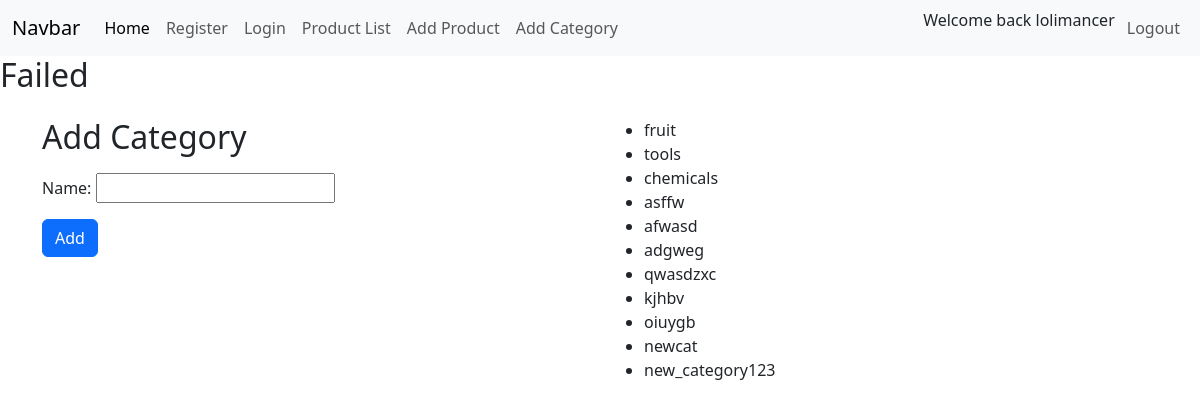
/addcat (signed in), run on the app's committed database.
### products/models.py (models this page shows, shortened)
class category(models.Model):
    name=models.CharField(max_length=50)

### products/views.py (the view, shortened to what this page needs)
# urls.py: path('addcat',AddCategory.as_view(),name='addcat'),
class AddCategory(View):
    def get(self,request):
        form=forms.AddCat()
        return render(request,'addcat.html',context={'category': category.objects.all(),'form': form})

### products/forms.py
class AddCat(forms.Form):
    name=forms.CharField(max_length=50)

### products/templates/addcat.html
{% extends 'base.html' %} {% load static %} {% block content %}
{% if success %}
<h2>Added successfully</h2>
{%else%}
<h2>Failed</h2>
{% endif %}
<div class="container mt-4">
  <div class="row">
    <div class="col-6">
      <h2>Add Category</h2>
      <form method="post" enctype="multipart/form-data" class="mt-3">
        {% csrf_token %} {{ form.as_p }}
        <button type="submit" class="btn btn-primary">Add</button>
      </form>
    </div>
    <div class="col-6">
      <ul>
        {%for cat in category%}
        <li>{{cat.name}}</li>
        {%endfor%}
      </ul>
    </div>
  </div>
</div>
{% endblock %}

### templates/base.html (shortened to what this page needs)
{% load static %}
<!DOCTYPE html>
<html lang="en">
  <head>
    <link
      href="https://cdn.jsdelivr.net/npm/bootstrap@5.3.6/dist/css/bootstrap.min.css"
      rel="stylesheet"
    />
  </head>
  <body>
    <nav class="navbar navbar-expand-lg bg-body-tertiary">
      <div class="container-fluid">
        <a class="navbar-brand" href="#">Navbar</a>
        <div class="collapse navbar-collapse" id="navbarNav">
          <ul class="navbar-nav me-auto">
            <li class="nav-item">
              <a class="nav-link active" href="{% url 'home' %}">Home</a>
            </li>
            <li class="nav-item">
              <a class="nav-link" href="{% url 'regform' %}">Register</a>
            </li>
            <li class="nav-item">
              <a class="nav-link" href="{% url 'loginform' %}">Login</a>
            </li>
            <li class="nav-item">
              <a class="nav-link" href="{% url 'p_list' %}">Product List</a>
            </li>
            <li class="nav-item">
              <a class="nav-link" href="{% url 'addproduct' %}">Add Product</a>
            </li>
            <li class="nav-item">
              <a class="nav-link" href="{% url 'addcat' %}">Add Category</a>
            </li>
          </ul>
          {% if user.is_authenticated %}
          <p class="mx-1">Welcome back {{ user.username }}</p>
          {% else %}
          <p>welcome, Honored Guest</p>
          {% endif %}
          <ul class="navbar-nav">
            <li class="nav-item">
              <a class="nav-link" href="{% url 'logout' %}">Logout</a>
            </li>
          </ul>
        </div>
      </div>
    </nav>
    {% block content %} {% endblock content %}
  </body>
</html>

### data on the page
category: name "fruit"
category: name "tools"
category: name "chemicals"
category: name "asffw"
category: name "afwasd"
category: name "adgweg"
category: name "qwasdzxc"
category: name "kjhbv"
category: name "oiuygb"
category: name "newcat"
category: name "new_category123"

### other printed values
{{ user.username }} "lolimancer"
